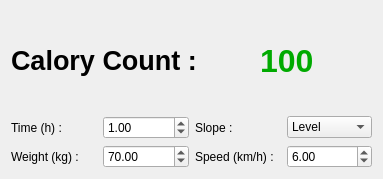
<?xml version="1.0" encoding="UTF-8"?>
<ui version="4.0">
 <class>Widget</class>
 <widget class="QWidget" name="Widget">
  <property name="geometry">
   <rect>
    <x>0</x>
    <y>0</y>
    <width>383</width>
    <height>179</height>
   </rect>
  </property>
  <property name="windowTitle">
   <string>Calory Counter</string>
  </property>
  <layout class="QVBoxLayout" name="verticalLayout">
   <item>
    <layout class="QHBoxLayout" name="horizontalLayout_7">
     <item alignment="Qt::AlignHCenter">
      <widget class="QLabel" name="caloryCountLabel">
       <property name="font">
        <font>
         <pointsize>20</pointsize>
         <bold>true</bold>
        </font>
       </property>
       <property name="text">
        <string>Calory Count :</string>
       </property>
      </widget>
     </item>
     <item alignment="Qt::AlignHCenter">
      <widget class="QLabel" name="caloryNumberLabel">
       <property name="font">
        <font>
         <pointsize>24</pointsize>
         <bold>true</bold>
        </font>
       </property>
       <property name="styleSheet">
        <string notr="true">color : rgb(0, 170, 0)</string>
       </property>
       <property name="text">
        <string>100</string>
       </property>
      </widget>
     </item>
    </layout>
   </item>
   <item>
    <layout class="QHBoxLayout" name="horizontalLayout_5">
     <item>
      <layout class="QHBoxLayout" name="horizontalLayout">
       <item>
        <widget class="QLabel" name="timeLabel">
         <property name="text">
          <string>Time (h) :</string>
         </property>
        </widget>
       </item>
       <item>
        <widget class="QDoubleSpinBox" name="timeSpinBox">
         <property name="value">
          <double>1.000000000000000</double>
         </property>
        </widget>
       </item>
      </layout>
     </item>
     <item>
      <layout class="QHBoxLayout" name="horizontalLayout_3">
       <item>
        <widget class="QLabel" name="slopeLabel">
         <property name="text">
          <string>Slope :</string>
         </property>
        </widget>
       </item>
       <item>
        <widget class="QComboBox" name="slopeComboBox">
         <item>
          <property name="text">
           <string>Level</string>
          </property>
         </item>
        </widget>
       </item>
      </layout>
     </item>
    </layout>
   </item>
   <item>
    <layout class="QHBoxLayout" name="horizontalLayout_6">
     <item>
      <layout class="QHBoxLayout" name="horizontalLayout_2">
       <item>
        <widget class="QLabel" name="wightLabel">
         <property name="text">
          <string>Weight (kg) :</string>
         </property>
        </widget>
       </item>
       <item>
        <widget class="QDoubleSpinBox" name="weightSpinBox">
         <property name="value">
          <double>70.000000000000000</double>
         </property>
        </widget>
       </item>
      </layout>
     </item>
     <item>
      <layout class="QHBoxLayout" name="horizontalLayout_4">
       <item>
        <widget class="QLabel" name="speedLabel">
         <property name="text">
          <string>Speed (km/h) :</string>
         </property>
        </widget>
       </item>
       <item>
        <widget class="QDoubleSpinBox" name="speedSpinBox">
         <property name="value">
          <double>6.000000000000000</double>
         </property>
        </widget>
       </item>
      </layout>
     </item>
    </layout>
   </item>
  </layout>
 </widget>
 <resources/>
 <connections/>
</ui>
